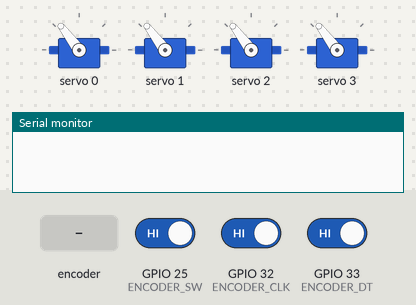
Simulated run of this sketch. Board: ESP32. Parts: 4 × servo, the last lines printed to the serial monitor. Inputs (shaded band) come from the test bench; at power-on: GPIO 25 (ENCODER_SW) HIGH, GPIO 32 (ENCODER_CLK) HIGH, GPIO 33 (ENCODER_DT) HIGH.

Above: at 1.2 s.
1.3 s: rotary encoder on GPIO 32 (ENCODER_CLK) / GPIO 33 (ENCODER_DT) turned 3 steps (first pin leading)
At 2.7 s:
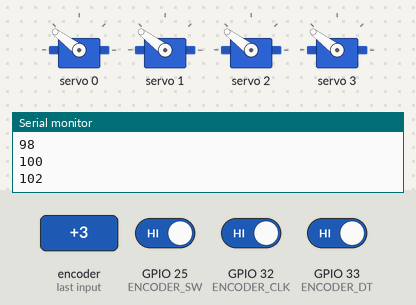
4.3 s: GPIO 25 (ENCODER_SW) driven LOW
At 5.2 s:
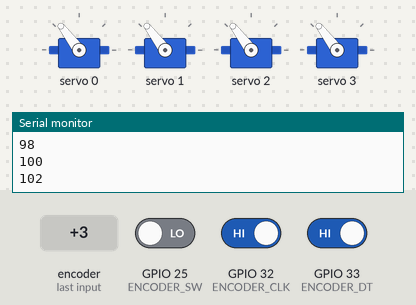
Timing chart, 0 to 7.3 s (numbered marks = the images above; inputs shaded):
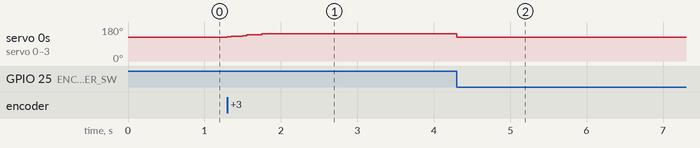

Measured:
- after the input at 1.3 s, servo 0–3: 127° → 132° at once, → 138° 0.20 s later, → 143° 0.20 s later
- after the input at 4.3 s, servo 0–3: 143° → 127° at once

The sketch:

humanoid_hand_testing_w_encoder.ino
```cpp
#include <Wire.h>
#include <Adafruit_PWMServoDriver.h>

// PCA9685
Adafruit_PWMServoDriver pwm = Adafruit_PWMServoDriver();

// servo
int servoAngle = 90;

// encoder
const int ENCODER_CLK = 32;
const int ENCODER_DT  = 33;
const int ENCODER_SW  = 25;

int lastCLK;

// Convert angle
int angleToPulse(int angle) {
  return map(angle, 0, 180, 130, 630);
}

void moveServos(int angle) {
  int pulse = angleToPulse(angle);
  pwm.setPWM(0, 0, pulse); // middle finger
  pwm.setPWM(1, 0, pulse); // thumb
  pwm.setPWM(2, 0, pulse); // pinky and ring
  pwm.setPWM(3, 0, pulse); // index
}

void setup() {
  Serial.begin(115200);

  // i2c
  Wire.begin(21, 22); // SDA, SCL
  pwm.begin();
  pwm.setPWMFreq(50);

  delay(10);

  // centered
  moveServos(servoAngle);

  // encoder
  pinMode(ENCODER_CLK, INPUT_PULLUP);
  pinMode(ENCODER_DT, INPUT_PULLUP);
  pinMode(ENCODER_SW, INPUT_PULLUP);

  lastCLK = digitalRead(ENCODER_CLK);
}

void loop() {
  int currentCLK = digitalRead(ENCODER_CLK);

  if (currentCLK != lastCLK) {
    if (digitalRead(ENCODER_DT) != currentCLK) {
      servoAngle += 2;
    } else {
      servoAngle -= 2;
    }

    // Range of motion
    servoAngle = constrain(servoAngle, 25, 155);

    moveServos(servoAngle);
    Serial.println(servoAngle);
  }

  lastCLK = currentCLK;

  // button reset to center
  if (digitalRead(ENCODER_SW) == LOW) {
    servoAngle = 90;
    moveServos(servoAngle);
    delay(300);
  }
}
```
